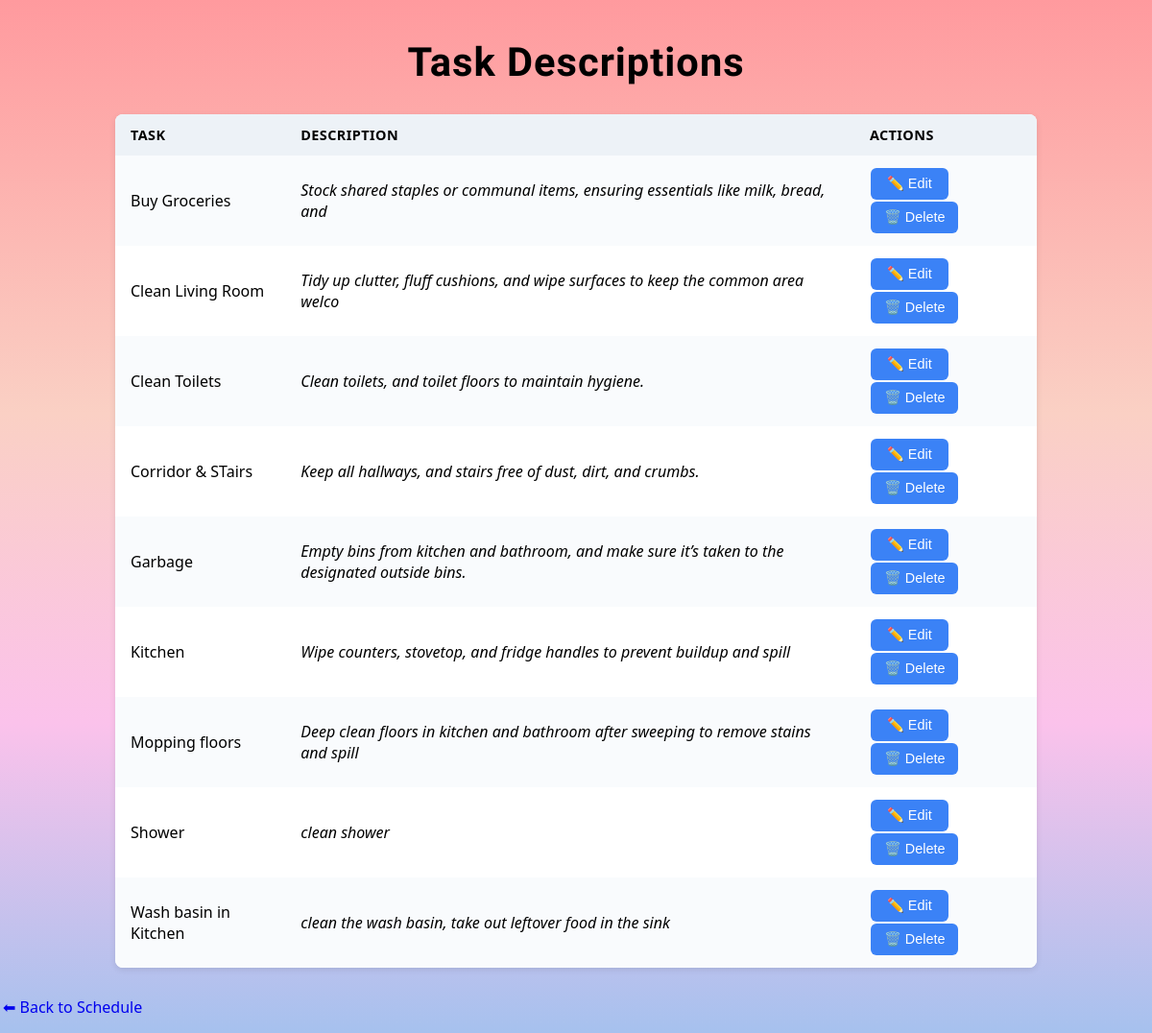
The page /tasks-descriptions/ on the database its author committed.
### schedule/models.py (models this page shows, shortened)
class Task(models.Model):
    name = models.CharField(max_length=100)
    description = models.TextField(blank=True)
    STATUS_CHOICES = [
        ("pending", "Pending"),
        ("done", "Done"),
    ]
    room = models.ForeignKey(Room, on_delete=models.CASCADE, null=True, related_name="assigned")
    status = models.CharField(max_length=20, choices=STATUS_CHOICES, default="pending")

### schedule/views.py (the view)
# urls.py: path("tasks-descriptions/", TaskDescriptionListView.as_view(),
class TaskDescriptionListView(ListView):
    model = Task
    context_object_name = "tasks"
    template_name = "schedule/tasks_descriptions.html"
    def get_queryset(self):
        return Task.objects.order_by("name")

### schedule/templates/schedule/tasks_descriptions.html (shortened to what this page needs)
{% load static %}
<!DOCTYPE html>
<html>
<head>
    <link rel="stylesheet" href="{% static 'schedule/style.css' %}">
</head>
<body>
    <h1 style="text-align:center;">Task Descriptions</h1>
    <div class="table-container">
    <table>
        <tr>
            <th>Task</th>
            <th>Description</th>
            <th>Actions</th>
        </tr>
        {% for task in tasks %}
        <tr>
            <td>{{ task.name }}</td>
            <td><em>{{ task.description }}</em></td>
            <td>
                <button><a class="href-button" href="{% url 'edit_task' task.id %}">✏️ Edit</a></button>
                <form action="{% url 'delete_task' task.id %}" method="post" style="display:inline;">
                    <button type="submit">🗑️ Delete</button>
                </form>
            </td>
        </tr>
        {% endfor %}
    </table>
    </div>
    <p><a href="{% url 'task_list' %}">⬅ Back to Schedule</a></p>
</body>
</html>

### schedule/static/schedule/style.css (style rules this page uses)
body { font-family: "Segoe UI", Roboto, Helvetica, Arial, sans-serif; color: black; margin: 0; padding: 0; background: linear-gradient(180deg, #ff9a9e 0%, #fad0c4 40%, #fbc2eb 70%, #a6c1ee 100%); background-attachment: fixed; background-repeat: no-repeat; background-size: cover; }
h1 { text-align: center; margin-top: 40px; font-family: 'Kosugi Maru', "Segoe UI", Roboto, Helvetica, Arial, sans-serif; font-weight: 700; font-size: 2.6rem; letter-spacing: 1px; }
table { border-collapse: collapse; width: 80%; margin: 30px auto; background: #fff; box-shadow: 0 2px 6px rgba(0, 0, 0, 0.1); border-radius: 8px; overflow: hidden; }
th, td { text-align: left; padding: 12px 16px; }
th { background-color: #edf2f7; font-weight: 650; text-transform: uppercase; font-size: 0.9rem; letter-spacing: 0.03em; }
tr:nth-child(even) { background-color: #f9fbfd; }
td form { display: inline; }
button { background-color: #3b82f6; border: none; color: white; padding: 8px 14px; margin: 1px; border-radius: 6px; cursor: pointer; font-size: 0.9rem; transition: all 0.2s ease-in-out; }
a { text-decoration: none; margin: 0 3px; }
.href-button { color: white; }

### rows shown on the page
Task: name "Buy Groceries", description "Stock shared staples or communal items, ensuring essentials like milk, bread, and"
Task: name "Clean Living Room", description "Tidy up clutter, fluff cushions, and wipe surfaces to keep the common area welco"
Task: name "Clean Toilets", description "Clean toilets, and toilet floors to maintain hygiene."
Task: name "Corridor & STairs", description "Keep all hallways, and stairs free of dust, dirt, and crumbs."
Task: name "Garbage", description "Empty bins from kitchen and bathroom, and make sure it’s taken to the designated outside bins."
Task: name "Kitchen", description "Wipe counters, stovetop, and fridge handles to prevent buildup and spill"
Task: name "Mopping floors", description "Deep clean floors in kitchen and bathroom after sweeping to remove stains and spill"
Task: name "Shower", description "clean shower"
Task: name "Wash basin in Kitchen", description "clean the wash basin, take out leftover food in the sink"
